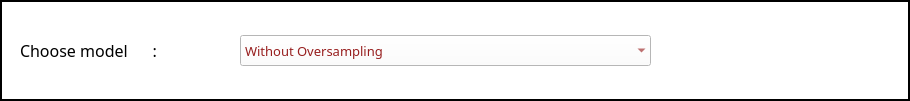
        <widget class="QFrame" name="frame_loadmodel_DT">
         <property name="geometry">
          <rect>
           <x>40</x>
           <y>60</y>
           <width>910</width>
           <height>101</height>
          </rect>
         </property>
         <property name="font">
          <font>
           <family>Segoe UI</family>
           <pointsize>15</pointsize>
           <weight>75</weight>
           <bold>true</bold>
           <kerning>true</kerning>
          </font>
         </property>
         <property name="autoFillBackground">
          <bool>false</bool>
         </property>
         <property name="styleSheet">
          <string notr="true">background-color: rgb(255, 255, 255);</string>
         </property>
         <property name="frameShape">
          <enum>QFrame::WinPanel</enum>
         </property>
         <property name="frameShadow">
          <enum>QFrame::Plain</enum>
         </property>
         <property name="midLineWidth">
          <number>0</number>
         </property>
         <widget class="QLabel" name="label_135">
          <property name="geometry">
           <rect>
            <x>20</x>
            <y>35</y>
            <width>175</width>
            <height>31</height>
           </rect>
          </property>
          <property name="font">
           <font>
            <family>Segoe UI Semibold</family>
            <pointsize>12</pointsize>
            <weight>50</weight>
            <bold>false</bold>
           </font>
          </property>
          <property name="styleSheet">
           <string notr="true">color: rgb(0, 0, 0);</string>
          </property>
          <property name="text">
           <string>Choose model      :</string>
          </property>
          <property name="scaledContents">
           <bool>true</bool>
          </property>
         </widget>
         <widget class="QComboBox" name="comboBox_LoadModel_DT">
          <property name="geometry">
           <rect>
            <x>240</x>
            <y>35</y>
            <width>411</width>
            <height>31</height>
           </rect>
          </property>
          <property name="font">
           <font>
            <family>Segoe UI Semibold</family>
            <pointsize>10</pointsize>
           </font>
          </property>
          <property name="styleSheet">
           <string notr="true">color: rgb(151, 30, 30);</string>
          </property>
          <property name="frame">
           <bool>false</bool>
          </property>
          <item>
           <property name="text">
            <string>Without Oversampling</string>
           </property>
          </item>
          <item>
           <property name="text">
            <string>With Oversampling</string>
           </property>
          </item>
         </widget>
         <widget class="QLabel" name="label_136">
          <property name="geometry">
           <rect>
            <x>230</x>
            <y>30</y>
            <width>431</width>
            <height>41</height>
           </rect>
          </property>
          <property name="text">
           <string/>
          </property>
          <property name="pixmap">
           <pixmap>../Images/text_label.png</pixmap>
          </property>
          <property name="scaledContents">
           <bool>true</bool>
          </property>
         </widget>
         <zorder>label_136</zorder>
         <zorder>label_135</zorder>
         <zorder>comboBox_LoadModel_DT</zorder>
        </widget>
